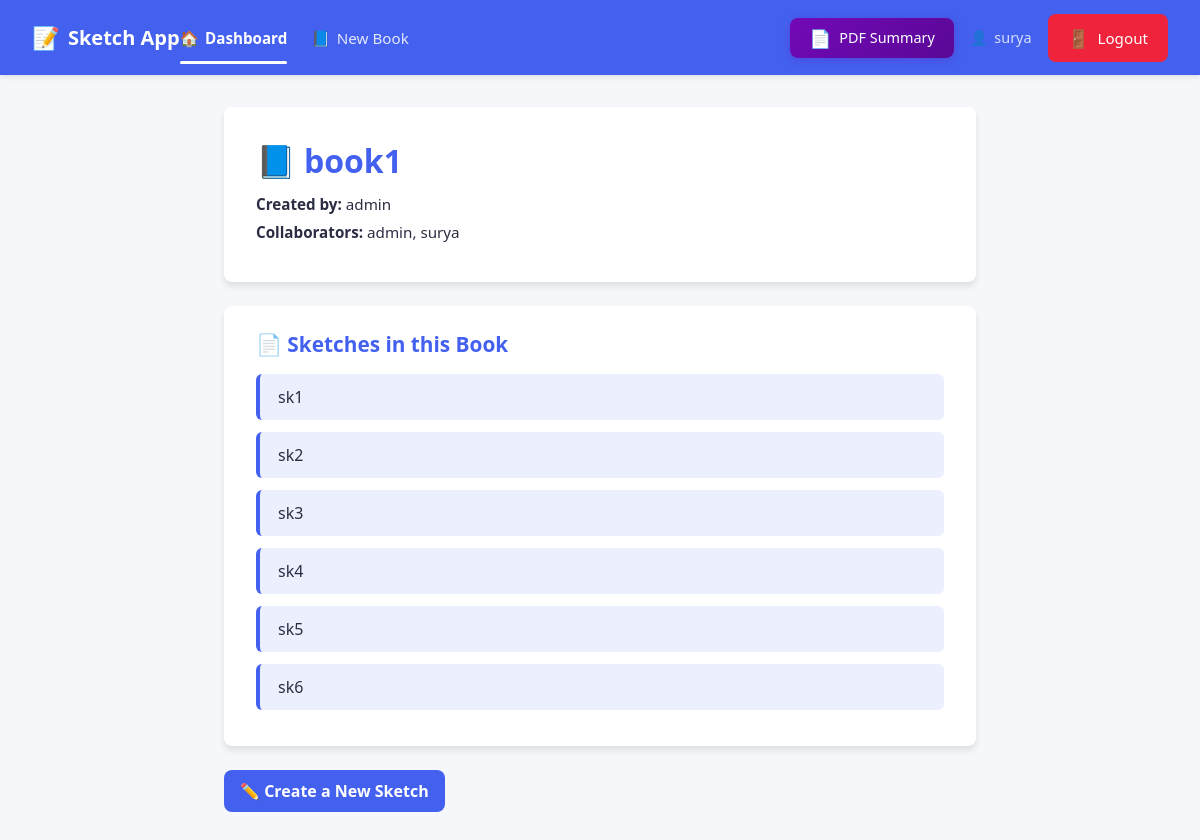
/book/1/ (signed in), run on the app's committed database.
### app/models.py (models this page shows, shortened)
class Book(models.Model):
    name = models.CharField(max_length=200)
    created_by = models.ForeignKey(User, on_delete=models.CASCADE, related_name="created_books")
    collaborators = models.ManyToManyField(User, related_name="collaborating_books")
    created_at = models.DateTimeField(auto_now_add=True)

class Sketch(models.Model):
    book = models.ForeignKey(Book, on_delete=models.CASCADE, related_name="sketches")
    name = models.CharField(max_length=200)
    created_by = models.ForeignKey(User, on_delete=models.CASCADE)
    image = models.ImageField(upload_to="sketches/", blank=True, null=True)
    strokes = models.JSONField(default=list)
    created_at = models.DateTimeField(auto_now_add=True)
    ocr_explanation = models.TextField(blank=True, null=True)  # Store the explanation text
    audio_summary = models.FileField(upload_to="audio_summaries/", blank=True, null=True)  # Store audio file
    audio_generated_at = models.DateTimeField(blank=True, null=True)  # Track when audio was generated

### app/views.py (the view)
# urls.py: path("book/<int:book_id>/", views.book_detail, name="book_detail"),
@login_required
def book_detail(request, book_id):
    book = get_object_or_404(Book, id=book_id)
    if request.user != book.created_by and request.user not in book.collaborators.all():
        return JsonResponse({"error": "Unauthorized"}, status=403)
    return render(request, "book_detail.html", {
        "book": book,
        "sketches": book.sketches.all()
    })

### app/templates/book_detail.html (shortened to what this page needs)
{% include 'navbar.html' %}
<div class="content-container">
  <div class="book-header">
    <h2><span class="icon">📘</span> {{ book.name }}</h2>
    <p><strong>Created by:</strong> {{ book.created_by.username }}</p>
    <p>
      <strong>Collaborators:</strong>
      {% if book.collaborators.exists %} {{ book.collaborators.all|join:", " }}
      {% else %}
      <span style="color: #999">No collaborators yet.</span>
      {% endif %}
    </p>
  </div>
  <div class="sketches-section">
    <h3>📄 Sketches in this Book</h3>
    <ul class="sketch-list">
      {% for sketch in sketches %}
      <li>
        <a href="/sketch/{{ sketch.id }}/">{{ sketch.name }}</a>
      </li>
      {% empty %}
      <li style="color: #777">No sketches yet.</li>
      {% endfor %}
    </ul>
  </div>
  <a href="/book/{{ book.id }}/create-sketch/" class="create-btn">
    ✏️ Create a New Sketch
  </a>
</div>

### app/templates/navbar.html (shortened to what this page needs)
<!DOCTYPE html>
<html lang="en">
  <head>
  </head>
  <body>
    <nav class="navbar">
      <div class="navbar-left">
        <a href="{% url 'dashboard' %}" class="navbar-brand">
          <span class="icon">📝</span> Sketch App
        </a>
        <ul class="navbar-nav">
          <li class="nav-item">
            <a href="{% url 'dashboard' %}" class="nav-link active">
              <span class="icon">🏠</span> Dashboard
            </a>
          </li>
          <li class="nav-item">
            <a href="{% url 'create_book' %}" class="nav-link">
              <span class="icon">📘</span> New Book
            </a>
          </li>
        </ul>
      </div>
      <div class="navbar-right">
        {% if user.is_authenticated %}
        <a
          href="http://localhost:8501/"
          target="_blank"
          class="btn-pdf-summary"
          title="Upload PDF and get AI-powered summary"
        >
          <span class="icon">📄</span>
          <span>PDF Summary</span>
        </a>
        <div class="username">
          <span class="icon">👤</span> {{ user.username }}
        </div>
        <form method="post" action="{% url 'logout' %}" style="display: inline">
          <button
            type="submit"
            style="
              background-color: #ef233c;
              color: white;
              border: none;
              padding: 0.75rem 1.25rem;
              font-size: 0.95rem;
              font-weight: 500;
              border-radius: 8px;
              cursor: pointer;
              display: inline-flex;
              align-items: center;
              transition: background-color 0.2s ease-in-out;
            "
            onmouseover="this.style.backgroundColor='#c1002a'"
            onmouseout="this.style.backgroundColor='#ef233c'"
          >
            <span style="margin-right: 0.5rem; font-size: 1.1rem">🚪</span>
            Logout
          </button>
        </form>
        {% else %}
        <a href="{% url 'login' %}" class="btn-outline-light">Login</a>
        {% endif %}
      </div>
    </nav>
  </body>
</html>

### app/templates/navbar.html (style rules this page uses)
:root { --primary: #4361ee; --primary-hover: #3a56d4; --primary-dark: #2a46cc; --dark: #2b2d42; --light: #f8f9fa; --gray: #6c757d; --light-gray: #dee2e6; --accent: #7209b7; --accent-hover: #5a0896; }
* { margin: 0; padding: 0; box-sizing: border-box; font-family: "Segoe UI", Tahoma, Geneva, Verdana, sans-serif; }
.navbar { background-color: var(--primary); color: white; padding: 0.85rem 2rem; display: flex; justify-content: space-between; align-items: center; box-shadow: 0 2px 5px rgba(0, 0, 0, 0.1); position: relative; z-index: 1000; }
.navbar-brand { font-size: 1.25rem; font-weight: 600; color: white; text-decoration: none; display: flex; align-items: center; }
.navbar-brand .icon { margin-right: 0.5rem; font-size: 1.4rem; }
.navbar-left, .navbar-right { display: flex; align-items: center; }
.navbar-nav { display: flex; list-style: none; gap: 1.5rem; margin: 0; padding: 0; }
.nav-item { position: relative; }
.nav-link { color: rgba(255, 255, 255, 0.85); text-decoration: none; font-size: 0.95rem; font-weight: 500; padding: 0.5rem 0; transition: color 0.2s ease; display: flex; align-items: center; }
.nav-link .icon { margin-right: 0.4rem; }
.nav-link.active { color: white; font-weight: 600; }
.nav-link.active::after { content: ""; position: absolute; bottom: -0.5rem; left: 0; width: 100%; height: 3px; background-color: white; border-radius: 3px; }
.username { font-size: 0.9rem; color: rgba(255, 255, 255, 0.8); margin-right: 1rem; display: flex; align-items: center; }
.username .icon { margin-right: 0.4rem; }
.btn-pdf-summary { background: linear-gradient( 135deg, var(--accent) 0%, var(--accent-hover) 100% ); color: white; border: none; padding: 0.5rem 1.2rem; border-radius: 8px; font-size: 0.9rem; font-weight: 500; text-decoration: none; display: inline-flex; align-items: center; gap: 0.5rem; transition: all 0.3s ease; box-shadow: 0 2px 8px rgba(114, 9, 183, 0.3); cursor: pointer; margin-right: 1rem; }
.btn-pdf-summary .icon { font-size: 1.1rem; animation: pulse 2s ease-in-out infinite; }

### app/templates/book_detail.html (style rules this page uses)
:root { --primary: #4361ee; --primary-hover: #3a56d4; --primary-light: rgba(67, 97, 238, 0.1); --dark: #2b2d42; --light: #f8f9fa; --gray: #6c757d; --light-gray: #dee2e6; --border-radius: 8px; --shadow: 0 4px 6px rgba(0, 0, 0, 0.1); }
body { background-color: #f5f7fa; }
.content-container { max-width: 800px; margin: 2rem auto 4rem; padding: 0 1.5rem; }
.book-header { background: white; border-radius: var(--border-radius); box-shadow: var(--shadow); padding: 2rem; margin-bottom: 1.5rem; }
.book-header h2 { font-size: 2rem; color: var(--primary); margin-bottom: 0.75rem; display: flex; align-items: center; }
.book-header h2 .icon { margin-right: 0.5rem; }
.book-header p { color: var(--dark); margin-bottom: 0.5rem; font-size: 0.95rem; }
.sketches-section { background: white; border-radius: var(--border-radius); box-shadow: var(--shadow); padding: 1.5rem 2rem; margin-bottom: 1.5rem; }
.sketches-section h3 { color: var(--primary); margin-bottom: 1rem; font-size: 1.3rem; }
.sketch-list { list-style: none; padding: 0; }
.sketch-list li { background: var(--primary-light); padding: 12px 18px; margin-bottom: 12px; border-left: 4px solid var(--primary); border-radius: 6px; transition: background 0.3s; }
.sketch-list li a { text-decoration: none; color: var(--dark); font-weight: 500; }
.create-btn { display: inline-block; background-color: var(--primary); color: white; padding: 10px 16px; border-radius: var(--border-radius); text-decoration: none; font-weight: bold; transition: background 0.2s; }

### data on the page
Book: name "book1", created_by.username "admin", collaborators.all "admin, surya"
Sketch: name "sk1"
Sketch: name "sk2"
Sketch: name "sk3"
Sketch: name "sk4"
Sketch: name "sk5"
Sketch: name "sk6"

### other printed values
{{ user.username }} "surya"
